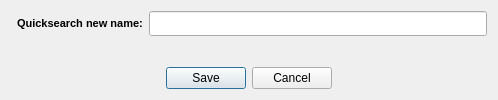
<?xml version='1.0' encoding='utf-8'?>
<ui version="4.0">
 <class>dlg_quicksearch_rename</class>
 <widget class="QDialog" name="dlg_quicksearch_rename">
  <property name="geometry">
   <rect>
    <x>0</x>
    <y>0</y>
    <width>498</width>
    <height>100</height>
   </rect>
  </property>
  <property name="minimumSize">
   <size>
    <width>340</width>
    <height>100</height>
   </size>
  </property>
  <property name="maximumSize">
   <size>
    <width>700</width>
    <height>116</height>
   </size>
  </property>
  <property name="windowTitle">
   <string>Isogeo - Rename quicksearch</string>
  </property>
  <property name="windowIcon">
   <iconset resource="../../resources.qrc">
    <normaloff>:/plugins/Isogeo/resources/bolt.svg</normaloff>:/plugins/Isogeo/resources/bolt.svg</iconset>
  </property>
  <property name="windowOpacity">
   <double>0.900000000000000</double>
  </property>
  <property name="autoFillBackground">
   <bool>true</bool>
  </property>
  <property name="locale">
   <locale country="UnitedStates" language="English" />
  </property>
  <property name="modal">
   <bool>true</bool>
  </property>
  <layout class="QGridLayout" name="gridLayout">
   <item column="1" row="0">
    <widget class="QLabel" name="lbl_title">
     <property name="font">
      <font>
       <pointsize>8</pointsize>
       <weight>75</weight>
       <bold>true</bold>
      </font>
     </property>
     <property name="contextMenuPolicy">
      <enum>Qt::NoContextMenu</enum>
     </property>
     <property name="autoFillBackground">
      <bool>true</bool>
     </property>
     <property name="locale">
      <locale country="UnitedStates" language="English" />
     </property>
     <property name="text">
      <string>Quicksearch new name:</string>
     </property>
    </widget>
   </item>
   <item column="2" row="0">
    <widget class="QLineEdit" name="txt_quicksearch_rename">
     <property name="minimumSize">
      <size>
       <width>50</width>
       <height>25</height>
      </size>
     </property>
    </widget>
   </item>
   <item colspan="2" column="0" row="2">
    <spacer name="verticalSpacer">
     <property name="orientation">
      <enum>Qt::Vertical</enum>
     </property>
     <property name="sizeHint" stdset="0">
      <size>
       <width>20</width>
       <height>62</height>
      </size>
     </property>
    </spacer>
   </item>
   <item colspan="3" column="0" row="3">
    <widget class="QDialogButtonBox" name="btn_save_cancel">
     <property name="orientation">
      <enum>Qt::Horizontal</enum>
     </property>
     <property name="standardButtons">
      <set>QDialogButtonBox::Cancel|QDialogButtonBox::Save</set>
     </property>
     <property name="centerButtons">
      <bool>true</bool>
     </property>
    </widget>
   </item>
  </layout>
 </widget>
 <connections>
  <connection>
   <sender>btn_save_cancel</sender>
   <signal>accepted()</signal>
   <receiver>dlg_quicksearch_rename</receiver>
   <slot>accept()</slot>
   <hints>
    <hint type="sourcelabel">
     <x>248</x>
     <y>254</y>
    </hint>
    <hint type="destinationlabel">
     <x>157</x>
     <y>274</y>
    </hint>
   </hints>
  </connection>
  <connection>
   <sender>btn_save_cancel</sender>
   <signal>rejected()</signal>
   <receiver>dlg_quicksearch_rename</receiver>
   <slot>reject()</slot>
   <hints>
    <hint type="sourcelabel">
     <x>316</x>
     <y>260</y>
    </hint>
    <hint type="destinationlabel">
     <x>286</x>
     <y>274</y>
    </hint>
   </hints>
  </connection>
 </connections>
</ui>
